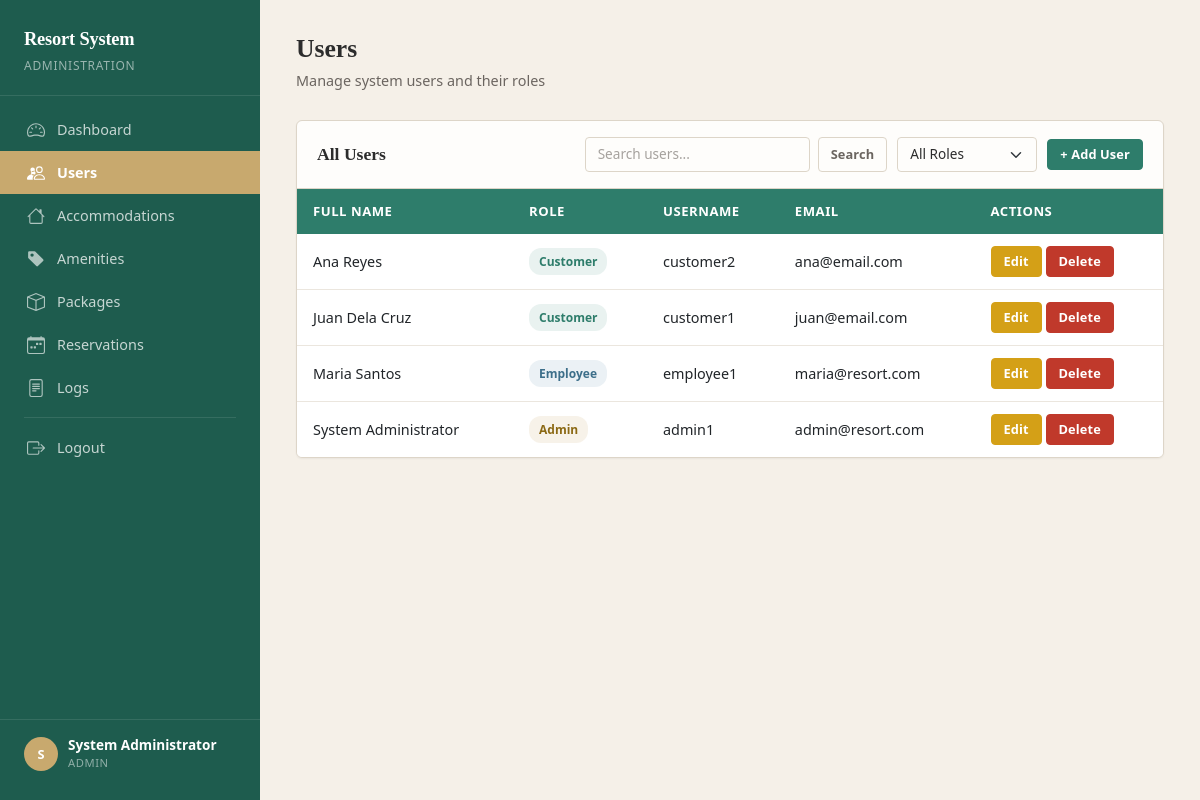
The app's page /admin/users.php (signed in) with its own data.
### tables this page shows
CREATE TABLE `tbl_users` (
  `user_id` int(11) NOT NULL,
  `full_name` varchar(100) NOT NULL,
  `role` enum('admin','employee','customer') NOT NULL,
  `username` varchar(50) NOT NULL,
  `password` varchar(255) NOT NULL,
  `email` varchar(100) NOT NULL
);

### admin/users.php (the view, shortened to what this page needs)
<?php
require_once 'includes/header.php';
require_once '../db.php';
$search = $_GET['search'] ?? '';
$sql = "SELECT * FROM tbl_users WHERE 1=1";
$sql .= " ORDER BY user_id DESC";
$result = mysqli_query($conn, $sql);
?>
<?php include 'includes/sidebar.php'; ?>
<div class="main-content">
    <div class="page-header">
        <h1>Users</h1>
        <p>Manage system users and their roles</p>
    </div>
    <div class="table-card">
        <div class="table-header">
            <h2>All Users</h2>
            <div class="table-actions">
                <form method="GET" class="search-form">
                    <input type="text" name="search" class="form-control" placeholder="Search users..." value="<?= htmlspecialchars($search) ?>">
                    <button type="submit" class="btn btn-outline-secondary btn-sm">Search</button>
                </form>
                <form method="GET" class="d-inline">
                    <select name="role" class="form-select filter-select" onchange="this.form.submit()">
                        <option value="">All Roles</option>
                    </select>
                </form>
                <a href="add_user.php" class="btn btn-primary btn-sm">+ Add User</a>
            </div>
        </div>
        <div class="table-responsive">
            <table class="table table-hover">
                <thead>
                    <tr>
                        <th>Full Name</th>
                        <th>Role</th>
                        <th>Username</th>
                        <th>Email</th>
                        <th>Actions</th>
                    </tr>
                </thead>
                <tbody>
                    <?php if (mysqli_num_rows($result) > 0): ?>
                        <?php while ($row = mysqli_fetch_assoc($result)): ?>
                        <tr>
                            <td><?= htmlspecialchars($row['full_name']) ?></td>
                            <td><span class="badge-role <?= $row['role'] ?>"><?= ucfirst($row['role']) ?></span></td>
                            <td><?= htmlspecialchars($row['username']) ?></td>
                            <td><?= htmlspecialchars($row['email']) ?></td>
                            <td>
                                <a href="edit_user.php?id=<?= $row['user_id'] ?>" class="btn btn-warning btn-sm">Edit</a>
                                <a href="users.php?delete=<?= $row['user_id'] ?>" class="btn btn-danger btn-sm" onclick="return confirm('Are you sure you want to delete this user?')">Delete</a>
                            </td>
                        </tr>
                        <?php endwhile; ?>
                    <?php endif; ?>
                </tbody>
            </table>
        </div>
    </div>
</div>
</body>
</html>

### assets/css/style.css (style rules this page uses)
:root { --color-primary: #2E7D6B; --color-primary-hover: #256858; --color-primary-active: #1E5C4E; --color-sidebar: #1E5C4E; --color-sidebar-hover: #17493e; --color-accent: #C8A96E; --color-accent-hover: #b8993e; --color-surface: #F5F0E8; --color-white: #FEFDFB; --color-text: #2C2C2C; --color-text-muted: #6B6560; --color-border: #DDD5C8; --color-border-light: #EBE6DE; --color-danger: #C0392B; --color-danger-hover: #A93226; --color-warning: #D4A017; --color-warning-hover: #B8860B; --color-success: #2E7D6B; --color-info: #5B8FA8; --sidebar-width: 260px; --header-height: 0px; --radius-sm: 4px; --radius-md: 6px; --radius-lg: 8px; --shadow-sm: 0 1px 2px rgba(44, 44, 44, 0.06); --shadow-md: 0 2px 8px rgba(44, 44, 44, 0.08); --shadow-lg: 0 4px 16px rgba(44, 44, 44, 0.10); --transition-fast: 150ms ease-out; --transition-normal: 200ms ease-out; }
*, *::before, *::after { box-sizing: border-box; }
body { font-family: system-ui, -apple-system, "Segoe UI", sans-serif; background-color: var(--color-surface); color: var(--color-text); margin: 0; padding: 0; line-height: 1.6; -webkit-font-smoothing: antialiased; }
h1, h2, h3, h4, h5, h6 { font-family: Georgia, "Times New Roman", serif; font-weight: 700; color: var(--color-text); margin-top: 0; line-height: 1.3; }
a { color: var(--color-primary); text-decoration: none; transition: color var(--transition-fast); }
.main-content { margin-left: var(--sidebar-width); padding: 32px 36px; min-height: 100vh; }
.page-header { margin-bottom: 28px; }
.page-header h1 { font-size: 1.6rem; margin-bottom: 4px; }
.page-header p { color: var(--color-text-muted); margin: 0; font-size: 0.9rem; }
.table-card { background: var(--color-white); border: 1px solid var(--color-border); border-radius: var(--radius-md); box-shadow: var(--shadow-sm); overflow: hidden; }
.table-card .table-header { padding: 16px 20px; display: flex; align-items: center; justify-content: space-between; gap: 16px; flex-wrap: wrap; border-bottom: 1px solid var(--color-border); }
.table-card .table-header h2 { font-size: 1.1rem; margin: 0; font-family: Georgia, serif; }
.table-card .table-actions { display: flex; align-items: center; gap: 10px; flex-wrap: wrap; }
.table { margin-bottom: 0; }
.table thead th { background-color: var(--color-primary); color: #fff; font-weight: 600; font-size: 0.82rem; text-transform: uppercase; letter-spacing: 0.04em; padding: 12px 16px; border: none; white-space: nowrap; }
.table tbody td { padding: 12px 16px; vertical-align: middle; border-bottom: 1px solid var(--color-border-light); font-size: 0.9rem; }
.table tbody tr { transition: background-color var(--transition-fast); }
.table tbody tr:last-child td { border-bottom: none; }
.btn { font-weight: 600; font-size: 0.85rem; padding: 7px 16px; border-radius: var(--radius-sm); transition: all var(--transition-fast); letter-spacing: 0.01em; }
.btn-primary { background-color: var(--color-primary); border-color: var(--color-primary); color: #fff; }
.btn-warning { background-color: var(--color-warning); border-color: var(--color-warning); color: #fff; }
.btn-danger { background-color: var(--color-danger); border-color: var(--color-danger); color: #fff; }
.btn-outline-secondary { border-color: var(--color-border); color: var(--color-text-muted); }
.btn-sm { padding: 5px 12px; font-size: 0.8rem; }
.form-control, .form-select { border: 1px solid var(--color-border); border-radius: var(--radius-sm); font-size: 0.9rem; padding: 8px 12px; transition: border-color var(--transition-fast), box-shadow var(--transition-fast); background-color: var(--color-white); color: var(--color-text); }
.form-control::placeholder { color: var(--color-text-muted); opacity: 0.6; }
.search-form { display: flex; gap: 8px; }
.search-form .form-control { min-width: 200px; font-size: 0.85rem; padding: 6px 12px; }
.filter-select { min-width: 140px; font-size: 0.85rem; padding: 6px 12px; }
.badge-role { display: inline-block; padding: 4px 10px; border-radius: 12px; font-size: 0.75rem; font-weight: 600; text-transform: capitalize; }
.badge-role.admin { background: rgba(200, 169, 110, 0.15); color: #8B6914; }
.badge-role.employee { background: rgba(91, 143, 168, 0.12); color: #3D6F8A; }
.badge-role.customer { background: rgba(46, 125, 107, 0.1); color: var(--color-primary); }

### records on screen
tbl_users: full_name "Ana Reyes", role "Customer", username "customer2", email "ana@email.com"
tbl_users: full_name "Juan Dela Cruz", role "Customer", username "customer1", email "juan@email.com"
tbl_users: full_name "Maria Santos", role "Employee", username "employee1", email "maria@resort.com"
tbl_users: full_name "System Administrator", role "Admin", username "admin1", email "admin@resort.com"

### other values on screen
substr($_SESSION['full_name'], 0, 1) "S"
$_SESSION['full_name'] "System Administrator"
$_SESSION['role'] "ADMIN"
